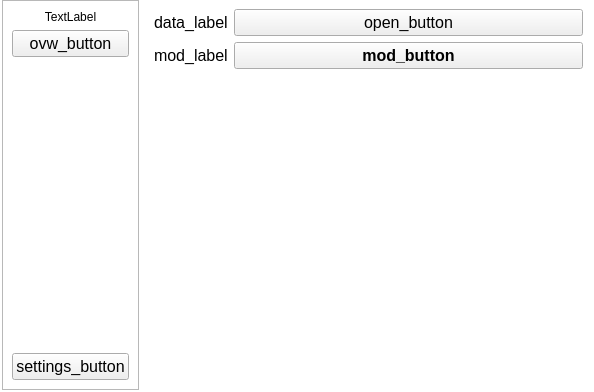
<?xml version="1.0" encoding="UTF-8"?>
<ui version="4.0">
 <class>GwnGui</class>
 <widget class="QWidget" name="GwnGui">
  <property name="geometry">
   <rect>
    <x>0</x>
    <y>0</y>
    <width>594</width>
    <height>392</height>
   </rect>
  </property>
  <property name="windowTitle">
   <string>GwnGui</string>
  </property>
  <property name="styleSheet">
   <string notr="true">QWidget#GwnGui {
background-color: rgb(255, 255, 255);
}</string>
  </property>
  <layout class="QHBoxLayout" name="horizontalLayout">
   <property name="spacing">
    <number>6</number>
   </property>
   <property name="leftMargin">
    <number>2</number>
   </property>
   <property name="topMargin">
    <number>0</number>
   </property>
   <property name="rightMargin">
    <number>2</number>
   </property>
   <property name="bottomMargin">
    <number>2</number>
   </property>
   <item>
    <widget class="QFrame" name="menu_frame">
     <property name="frameShape">
      <enum>QFrame::StyledPanel</enum>
     </property>
     <property name="frameShadow">
      <enum>QFrame::Raised</enum>
     </property>
     <layout class="QVBoxLayout" name="verticalLayout">
      <item>
       <widget class="QLabel" name="icon_label">
        <property name="text">
         <string>TextLabel</string>
        </property>
        <property name="alignment">
         <set>Qt::AlignCenter</set>
        </property>
       </widget>
      </item>
      <item>
       <widget class="QPushButton" name="ovw_button">
        <property name="font">
         <font>
          <pointsize>12</pointsize>
         </font>
        </property>
        <property name="text">
         <string>ovw_button</string>
        </property>
       </widget>
      </item>
      <item>
       <spacer name="verticalSpacer_2">
        <property name="orientation">
         <enum>Qt::Vertical</enum>
        </property>
        <property name="sizeHint" stdset="0">
         <size>
          <width>20</width>
          <height>40</height>
         </size>
        </property>
       </spacer>
      </item>
      <item>
       <widget class="QPushButton" name="settings_button">
        <property name="font">
         <font>
          <pointsize>12</pointsize>
         </font>
        </property>
        <property name="text">
         <string>settings_button</string>
        </property>
       </widget>
      </item>
     </layout>
    </widget>
   </item>
   <item>
    <widget class="QStackedWidget" name="content_stackedWidget">
     <property name="currentIndex">
      <number>1</number>
     </property>
     <widget class="QWidget" name="ovw_page">
      <layout class="QVBoxLayout" name="verticalLayout_3">
       <property name="leftMargin">
        <number>0</number>
       </property>
       <property name="topMargin">
        <number>0</number>
       </property>
       <property name="rightMargin">
        <number>0</number>
       </property>
       <property name="bottomMargin">
        <number>0</number>
       </property>
       <item>
        <widget class="QFrame" name="ovw_frame">
         <property name="styleSheet">
          <string notr="true">QFrame#ovw_frame {
background-color: #ffffff;
}</string>
         </property>
         <property name="frameShape">
          <enum>QFrame::NoFrame</enum>
         </property>
         <property name="frameShadow">
          <enum>QFrame::Plain</enum>
         </property>
         <property name="lineWidth">
          <number>1</number>
         </property>
         <layout class="QVBoxLayout" name="verticalLayout_4">
          <property name="topMargin">
           <number>0</number>
          </property>
          <item>
           <layout class="QGridLayout" name="gridLayout_2">
            <item row="3" column="0" colspan="2">
             <widget class="Line" name="line">
              <property name="orientation">
               <enum>Qt::Horizontal</enum>
              </property>
             </widget>
            </item>
            <item row="1" column="0">
             <widget class="Line" name="line_6">
              <property name="orientation">
               <enum>Qt::Horizontal</enum>
              </property>
             </widget>
            </item>
            <item row="2" column="0">
             <widget class="QTextEdit" name="textEdit">
              <property name="frameShape">
               <enum>QFrame::NoFrame</enum>
              </property>
              <property name="readOnly">
               <bool>true</bool>
              </property>
              <property name="html">
               <string>&lt;!DOCTYPE HTML PUBLIC &quot;-//W3C//DTD HTML 4.0//EN&quot; &quot;http://www.w3.org/TR/REC-html40/strict.dtd&quot;&gt;
&lt;html&gt;&lt;head&gt;&lt;meta name=&quot;qrichtext&quot; content=&quot;1&quot; /&gt;&lt;meta charset=&quot;utf-8&quot; /&gt;&lt;style type=&quot;text/css&quot;&gt;
p, li { white-space: pre-wrap; }
hr { height: 1px; border-width: 0; }
&lt;/style&gt;&lt;/head&gt;&lt;body style=&quot; font-family:'Segoe UI'; font-size:9pt; font-weight:400; font-style:normal;&quot;&gt;
&lt;p style=&quot; margin-top:0px; margin-bottom:0px; margin-left:0px; margin-right:0px; -qt-block-indent:0; text-indent:0px;&quot;&gt;&lt;span style=&quot; font-size:12pt;&quot;&gt;Darkness Falls with Sorcery A20.6&lt;br /&gt;&lt;/span&gt;&lt;/p&gt;
&lt;p style=&quot; margin-top:0px; margin-bottom:0px; margin-left:0px; margin-right:0px; -qt-block-indent:0; text-indent:0px;&quot;&gt;&lt;span style=&quot; font-size:12pt;&quot;&gt;IP    :  &lt;/span&gt;&lt;span style=&quot; font-size:12pt; color:#0000ff;&quot;&gt;45.78.186.202&lt;/span&gt;&lt;span style=&quot; font-size:12pt;&quot;&gt;&lt;br /&gt;Port:  &lt;/span&gt;&lt;span style=&quot; font-size:12pt; color:#0000ff;&quot;&gt;27000&lt;/span&gt;&lt;/p&gt;&lt;/body&gt;&lt;/html&gt;</string>
              </property>
             </widget>
            </item>
            <item row="0" column="1">
             <widget class="QLabel" name="map_label">
              <property name="font">
               <font>
                <pointsize>12</pointsize>
                <bold>true</bold>
                <kerning>true</kerning>
               </font>
              </property>
              <property name="text">
               <string>map_label</string>
              </property>
              <property name="alignment">
               <set>Qt::AlignCenter</set>
              </property>
             </widget>
            </item>
            <item row="2" column="1">
             <widget class="QPushButton" name="map_DF_S_button">
              <property name="sizePolicy">
               <sizepolicy hsizetype="Preferred" vsizetype="Preferred">
                <horstretch>0</horstretch>
                <verstretch>0</verstretch>
               </sizepolicy>
              </property>
              <property name="text">
               <string>map_DF_S_button</string>
              </property>
              <property name="flat">
               <bool>true</bool>
              </property>
             </widget>
            </item>
            <item row="0" column="0">
             <widget class="QLabel" name="server_label">
              <property name="font">
               <font>
                <pointsize>12</pointsize>
                <bold>true</bold>
                <kerning>true</kerning>
               </font>
              </property>
              <property name="text">
               <string>server_label</string>
              </property>
              <property name="alignment">
               <set>Qt::AlignCenter</set>
              </property>
             </widget>
            </item>
            <item row="1" column="1">
             <widget class="Line" name="line_7">
              <property name="orientation">
               <enum>Qt::Horizontal</enum>
              </property>
             </widget>
            </item>
            <item row="4" column="0">
             <widget class="QTextEdit" name="textEdit_2">
              <property name="frameShape">
               <enum>QFrame::NoFrame</enum>
              </property>
              <property name="readOnly">
               <bool>true</bool>
              </property>
              <property name="html">
               <string>&lt;!DOCTYPE HTML PUBLIC &quot;-//W3C//DTD HTML 4.0//EN&quot; &quot;http://www.w3.org/TR/REC-html40/strict.dtd&quot;&gt;
&lt;html&gt;&lt;head&gt;&lt;meta name=&quot;qrichtext&quot; content=&quot;1&quot; /&gt;&lt;meta charset=&quot;utf-8&quot; /&gt;&lt;style type=&quot;text/css&quot;&gt;
p, li { white-space: pre-wrap; }
hr { height: 1px; border-width: 0; }
&lt;/style&gt;&lt;/head&gt;&lt;body style=&quot; font-family:'Segoe UI'; font-size:9pt; font-weight:400; font-style:normal;&quot;&gt;
&lt;p style=&quot; margin-top:0px; margin-bottom:0px; margin-left:0px; margin-right:0px; -qt-block-indent:0; text-indent:0px;&quot;&gt;&lt;span style=&quot; font-size:12pt;&quot;&gt;Darkness Falls with Sorcery A20.6&lt;br /&gt;&lt;/span&gt;&lt;/p&gt;
&lt;p style=&quot; margin-top:0px; margin-bottom:0px; margin-left:0px; margin-right:0px; -qt-block-indent:0; text-indent:0px;&quot;&gt;&lt;span style=&quot; font-size:12pt;&quot;&gt;IP    :  &lt;/span&gt;&lt;span style=&quot; font-size:12pt; color:#0000ff;&quot;&gt;45.78.186.202&lt;/span&gt;&lt;span style=&quot; font-size:12pt;&quot;&gt;&lt;br /&gt;Port:  &lt;/span&gt;&lt;span style=&quot; font-size:12pt; color:#0000ff;&quot;&gt;27000&lt;/span&gt;&lt;/p&gt;&lt;/body&gt;&lt;/html&gt;</string>
              </property>
             </widget>
            </item>
            <item row="6" column="0">
             <widget class="QTextEdit" name="textEdit_3">
              <property name="frameShape">
               <enum>QFrame::NoFrame</enum>
              </property>
              <property name="readOnly">
               <bool>true</bool>
              </property>
              <property name="html">
               <string>&lt;!DOCTYPE HTML PUBLIC &quot;-//W3C//DTD HTML 4.0//EN&quot; &quot;http://www.w3.org/TR/REC-html40/strict.dtd&quot;&gt;
&lt;html&gt;&lt;head&gt;&lt;meta name=&quot;qrichtext&quot; content=&quot;1&quot; /&gt;&lt;meta charset=&quot;utf-8&quot; /&gt;&lt;style type=&quot;text/css&quot;&gt;
p, li { white-space: pre-wrap; }
hr { height: 1px; border-width: 0; }
&lt;/style&gt;&lt;/head&gt;&lt;body style=&quot; font-family:'Segoe UI'; font-size:9pt; font-weight:400; font-style:normal;&quot;&gt;
&lt;p style=&quot; margin-top:0px; margin-bottom:0px; margin-left:0px; margin-right:0px; -qt-block-indent:0; text-indent:0px;&quot;&gt;&lt;span style=&quot; font-size:12pt;&quot;&gt;Darkness Falls with Sorcery A20.6&lt;br /&gt;&lt;/span&gt;&lt;/p&gt;
&lt;p style=&quot; margin-top:0px; margin-bottom:0px; margin-left:0px; margin-right:0px; -qt-block-indent:0; text-indent:0px;&quot;&gt;&lt;span style=&quot; font-size:12pt;&quot;&gt;IP    :  &lt;/span&gt;&lt;span style=&quot; font-size:12pt; color:#0000ff;&quot;&gt;45.78.186.202&lt;/span&gt;&lt;span style=&quot; font-size:12pt;&quot;&gt;&lt;br /&gt;Port:  &lt;/span&gt;&lt;span style=&quot; font-size:12pt; color:#0000ff;&quot;&gt;27000&lt;/span&gt;&lt;/p&gt;&lt;/body&gt;&lt;/html&gt;</string>
              </property>
             </widget>
            </item>
            <item row="6" column="1">
             <widget class="QPushButton" name="map_AN_button">
              <property name="sizePolicy">
               <sizepolicy hsizetype="Preferred" vsizetype="Preferred">
                <horstretch>0</horstretch>
                <verstretch>0</verstretch>
               </sizepolicy>
              </property>
              <property name="text">
               <string>map_AN_button</string>
              </property>
              <property name="flat">
               <bool>true</bool>
              </property>
             </widget>
            </item>
            <item row="5" column="0" colspan="2">
             <widget class="Line" name="line_2">
              <property name="orientation">
               <enum>Qt::Horizontal</enum>
              </property>
             </widget>
            </item>
            <item row="4" column="1">
             <widget class="QPushButton" name="map_UL_button">
              <property name="sizePolicy">
               <sizepolicy hsizetype="Preferred" vsizetype="Preferred">
                <horstretch>0</horstretch>
                <verstretch>0</verstretch>
               </sizepolicy>
              </property>
              <property name="text">
               <string>map_UL_button</string>
              </property>
              <property name="flat">
               <bool>true</bool>
              </property>
             </widget>
            </item>
           </layout>
          </item>
         </layout>
        </widget>
       </item>
      </layout>
     </widget>
     <widget class="QWidget" name="settings_page">
      <layout class="QVBoxLayout" name="verticalLayout_2">
       <item>
        <layout class="QGridLayout" name="gridLayout">
         <item row="1" column="0">
          <widget class="QLabel" name="mod_label">
           <property name="font">
            <font>
             <pointsize>12</pointsize>
            </font>
           </property>
           <property name="text">
            <string>mod_label</string>
           </property>
          </widget>
         </item>
         <item row="1" column="1">
          <widget class="QPushButton" name="mod_button">
           <property name="sizePolicy">
            <sizepolicy hsizetype="Expanding" vsizetype="Fixed">
             <horstretch>0</horstretch>
             <verstretch>0</verstretch>
            </sizepolicy>
           </property>
           <property name="font">
            <font>
             <pointsize>12</pointsize>
             <bold>true</bold>
            </font>
           </property>
           <property name="styleSheet">
            <string notr="true"/>
           </property>
           <property name="text">
            <string>mod_button</string>
           </property>
          </widget>
         </item>
         <item row="2" column="1">
          <spacer name="verticalSpacer">
           <property name="orientation">
            <enum>Qt::Vertical</enum>
           </property>
           <property name="sizeHint" stdset="0">
            <size>
             <width>20</width>
             <height>40</height>
            </size>
           </property>
          </spacer>
         </item>
         <item row="0" column="1">
          <widget class="QPushButton" name="open_button">
           <property name="font">
            <font>
             <pointsize>12</pointsize>
            </font>
           </property>
           <property name="text">
            <string>open_button</string>
           </property>
          </widget>
         </item>
         <item row="0" column="0">
          <widget class="QLabel" name="data_label">
           <property name="font">
            <font>
             <pointsize>12</pointsize>
            </font>
           </property>
           <property name="text">
            <string>data_label</string>
           </property>
          </widget>
         </item>
        </layout>
       </item>
      </layout>
     </widget>
    </widget>
   </item>
  </layout>
 </widget>
 <resources/>
 <connections/>
</ui>
